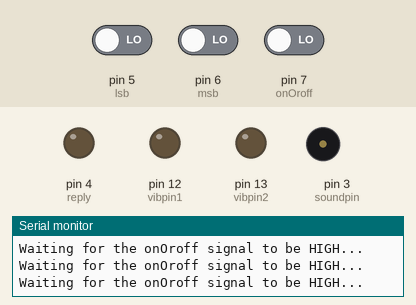
The sketch below on a simulated Arduino Uno, built with avr-gcc and run on an emulated ATmega328P. Shown: output pins drawn as LEDs (lit = HIGH), buzzer (waves = sounding), the last lines printed to the serial monitor. Inputs (shaded band) come from the test bench; at power-on: pin 7 (onOroff) LOW, pin 5 (lsb) LOW, pin 6 (msb) LOW.

Above: at 1.2 s.
1.3 s: pin 7 (onOroff) driven HIGH
At 2.44 s:
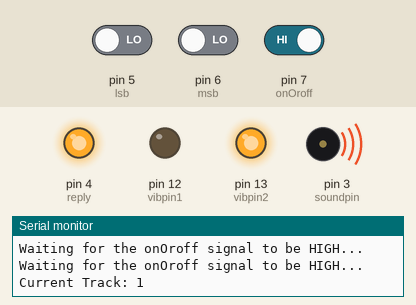
4.3 s: pin 5 (lsb) driven HIGH
At 6.7 s:
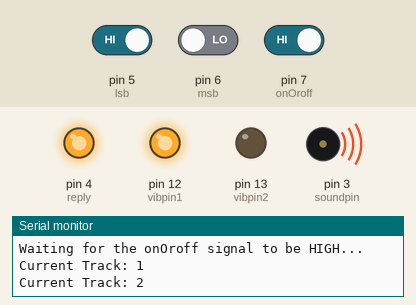
7.3 s: pin 5 (lsb) driven LOW
At 8.2 s:
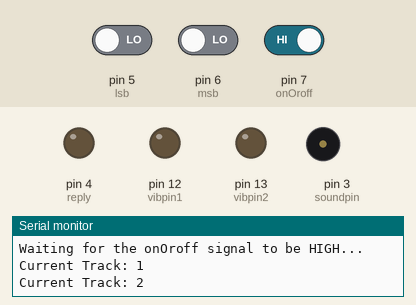
10.3 s: pin 6 (msb) driven HIGH
At 11.8 s:
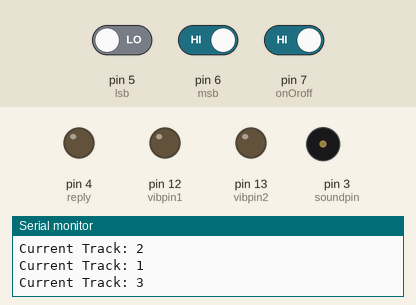
13.3 s: pin 6 (msb) driven LOW
16.3 s: pin 7 (onOroff) driven LOW
At 17.5 s:
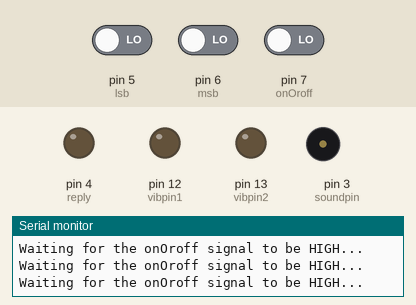
Timing chart, 0 to 18.8 s (numbered marks = the images above; inputs shaded):
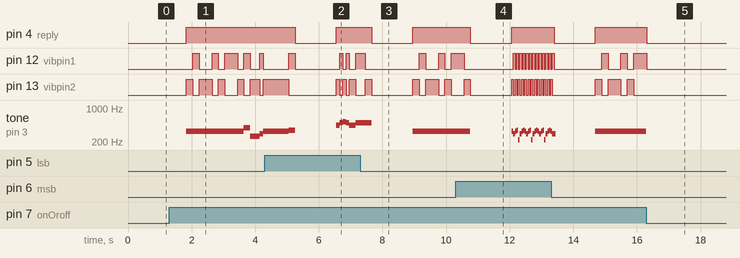

The sketch:

slave_interrupt.ino
```cpp
#define  C0 16.35
#define Db0 17.32
#define D0  18.35
#define Eb0 19.45
#define E0  20.60
#define F0  21.83
#define Gb0 23.12
#define G0  24.50
#define Ab0 25.96
#define LA0 27.50
#define Bb0 29.14
#define B0  30.87
#define C1  32.70
#define Db1 34.65
#define D1  36.71
#define Eb1 38.89
#define E1  41.20
#define F1  43.65
#define Gb1 46.25
#define G1  49.00
#define Ab1 51.91
#define LA1 55.00
#define Bb1 58.27
#define B1  61.74
#define C2  65.41
#define Db2 69.30
#define D2  73.42
#define Eb2 77.78
#define E2  82.41
#define F2  87.31
#define Gb2 92.50
#define G2  98.00
#define Ab2 103.83
#define LA2 110.00
#define Bb2 116.54
#define B2  123.47
#define C3  130.81
#define Db3 138.59
#define D3  146.83
#define Eb3 155.56
#define E3  164.81
#define F3  174.61
#define Gb3 185.00
#define G3  196.00
#define Ab3 207.65
#define LA3 220.00
#define Bb3 233.08
#define B3  246.94
#define C4  261.63
#define Db4 277.18
#define D4  293.66
#define Eb4 311.13
#define E4  329.63
#define F4  349.23
#define Gb4 369.99
#define G4  392.00
#define Ab4 415.30
#define LA4 440.00
#define Bb4 466.16
#define B4  493.88
#define C5  523.25
#define Db5 554.37
#define D5  587.33
#define Eb5 622.25
#define E5  659.26
#define F5  698.46
#define Gb5 739.99
#define G5  783.99
#define Ab5 830.61
#define LA5 880.00
#define Bb5 932.33
#define B5  987.77
#define C6  1046.50
#define Db6 1108.73
#define D6  1174.66
#define Eb6 1244.51
#define E6  1318.51
#define F6  1396.91
#define Gb6 1479.98
#define G6  1567.98
#define Ab6 1661.22
#define LA6 1760.00
#define Bb6 1864.66
#define B6  1975.53
#define C7  2093.00
#define Db7 2217.46
#define D7  2349.32
#define Eb7 2489.02
#define E7  2637.02
#define F7  2793.83
#define Gb7 2959.96
#define G7  3135.96
#define Ab7 3322.44
#define LA7 3520.01
#define Bb7 3729.31
#define B7  3951.07
#define C8  4186.01
#define Db8 4434.92
#define D8  4698.64
#define Eb8 4978.03

#define BPM 300
#define H 2*Q //half 2/4
#define Q 60000/BPM //quarter 1/4
#define E Q/2   //eighth 1/8
#define S Q/4 // sixteenth 1/16
#define W 4*Q // whole 4/4

// Define music tracks
int notes1[] = {E4, E4, E4, E4, E4, E4,
                E4, G4, C4, D4, E4,
                F4, F4, F4, F4, F4,
                E4, E4, E4,
                E4, D4, D4, E4, D4, G4,
                E4, E4, E4, E4, E4, E4,
                E4, G4, C4, D4, E4,
                F4, F4, F4, F4,
                F4, E4, E4, E4, E4,
                G4, G4, F4, D4, C4
               };

int beats1[] = {Q, Q, H, Q, Q, H,
                Q, Q, Q + E, E, W,
                Q, Q, Q + E, E, Q,
                Q, Q, Q,
                Q, Q, Q, Q, H, H,
                Q, Q, H, Q, Q, H,
                Q, Q, Q + E, E, W,
                Q, Q, Q, Q,
                Q, Q, Q, E, E,
                Q, Q, Q, Q, W
               };

int notes2[] = {LA4, B4, C5, B4, LA4,
                B4, B4, G4,
                LA4, B4, C5, B4, LA4,
                Eb5, D5, C5,
                LA4, B4, C5, B4, LA4,
                B4, B4, D5,
                LA4, B4, C5, B4, LA4, LA4,
                B4, Db5, D5, C5, B4,
                Db5, Db5, LA4,
                B4, Db5, D5, C5, B4,
                F5, E5, D5,
                B4, Db5, D5, C5, B4,
                Db5, Db5, E5,
                B4, Db5, D5, C5, B4,
                B4, B4
               };

int beats2[] = {E, E, E, E, Q,
                Q + E, Q, Q + E,
                E, E, E, E, Q,
                Q + E, Q, Q + E,
                E, E, E, E, Q,
                Q + E, Q, Q + E,
                E, E, E, E, Q, W,
                E, E, E, E, Q,
                Q + E, Q, Q + E,
                E, E, E, E, Q,
                Q + E, Q, Q + E,
                E, E, E, E, Q,
                Q + E, Q, Q + E,
                E, E, E, E, Q,
                W, W
               };

int notes3[] = {E4, D4, E4, F4,
                LA3, D4, E4, F4,
                E4, D4, E4, F4,
                LA3, D4, E4, F4,
                E4, D4, E4, F4,
                LA3, D4, E4, F4,
                E4, D4, E4, F4,
                LA3, D4, E4, F4,
                LA4, G4, LA4, Bb4,
                D4, G4, LA4, B4,
                LA4, G4, LA4, B4,
                D4, G4, LA4, B4,
                LA4, G4, LA4, Bb4,
                D4, G4, LA4, B4,
                LA4, G4, LA4, B4,
                D4, G4, LA4, B4
               };

int beats3[] = {S, S, S, S,
                S, S, S, S,
                S, S, S, S,
                S, S, S, S,
                S, S, S, S,
                S, S, S, S,
                S, S, S, S,
                S, S, S, S,
                S, S, S, S,
                S, S, S, S,
                S, S, S, S,
                S, S, S, S,
                S, S, S, S,
                S, S, S, S,
                S, S, S, S,
                S, S, S, S,
                S, S, S, S
               };

int notes4[] = {E3, D3, C3, D3,
                E3, E3, E3,
                D3, D3, D3,
                E3, E3, E3,
                E3, D3, C3, D3,
                E3, E3, E3,
                D3, D3, E3, D3, C3
               };

int beats4[] = {E + S, S, E, E,
                E, E, Q,
                E, E, Q,
                E, E, Q,
                E + S, S, E, E,
                E, E, Q,
                E, E, S + E, S, H
               };

int g1;
int len1;

int g2;
int len2;

int g3;
int len3;

int g4;
int len4;

int track = 1;

// Pin definition
int soundpin = 3;
int vibpin1 = 12;
int vibpin2 = 13;
int onOroff = 7;
int msb = 6;
int lsb = 5;
int reply = 4;

void detect_track() {
    if (digitalRead(msb) == LOW && digitalRead(lsb) == LOW) {
      track = 1;
    } else if (digitalRead(msb) == LOW && digitalRead(lsb) == HIGH) {
      track = 2;
    } else if (digitalRead(msb) == HIGH && digitalRead(lsb) == LOW) {
      track = 3;
    } else if (digitalRead(msb) == HIGH && digitalRead(lsb) == HIGH) {
      track = 4;
    }
}

void setup() {
  Serial.begin(9600);

  g1 = sizeof(beats1);
  len1 = g1 / 4;
  g2 = sizeof(beats2);
  len2 = g2 / 4;
  g3 = sizeof(beats3);
  len3 = g3 / 4;
  g4 = sizeof(beats4);
  len4 = g4 / 4;

  pinMode(soundpin, OUTPUT);

  pinMode(vibpin1, OUTPUT);
  pinMode(vibpin2, OUTPUT);

  pinMode(reply, OUTPUT);

  pinMode(onOroff, INPUT);
  pinMode(msb, INPUT);
  pinMode(lsb, INPUT);
}

void loop() {
  int current_track = 0;

  while (digitalRead(onOroff) == LOW) {
    Serial.println("Waiting for the onOroff signal to be HIGH...");
  }

  //if (digitalRead(onOroff) == HIGH) {

    detect_track();
    current_track = track;
    Serial.print("Current Track: ");
    Serial.println(track, DEC);

    delay(500);
    digitalWrite(reply, HIGH);

    int i = 0;
    if (track == 1) {
      while (i < len1 && digitalRead(onOroff) == HIGH && current_track == track) {
        detect_track();
        tone(soundpin, notes1[i], beats1[i]);
        if(i%2 == 0){
          digitalWrite(vibpin2, HIGH);
        } else {
          digitalWrite(vibpin1, HIGH);
        }
        delay(1 + beats1[i]);
        digitalWrite(vibpin1,LOW);
        digitalWrite(vibpin2,LOW);
        i = i + 1;
      }
    } else if (track == 2) {
      while (i < len2 && digitalRead(onOroff) == HIGH && current_track == track) {
        detect_track();
        tone(soundpin, notes2[i], beats2[i]);
        if(i%2 == 0){
          digitalWrite(vibpin2, HIGH);
        } else {
          digitalWrite(vibpin1, HIGH);
        }
        delay(1 + beats2[i]);
        digitalWrite(vibpin1,LOW);
        digitalWrite(vibpin2,LOW);
        i = i + 1;
      }
    } else if (track == 3) {
      while (i < len3 && digitalRead(onOroff) == HIGH && current_track == track) {
        detect_track();
        tone(soundpin, notes3[i], beats3[i]*2);
        if(i%2 == 0){
          digitalWrite(vibpin2, HIGH);
        } else {
          digitalWrite(vibpin1, HIGH);
        }
        delay(1 + beats3[i]);
        digitalWrite(vibpin1,LOW);
        digitalWrite(vibpin2,LOW);
        i = i + 1;
      }
    } else if (track == 4) {
      while (i < len4 && digitalRead(onOroff) == HIGH && current_track == track) {
        detect_track();
        tone(soundpin, notes4[i], beats4[i]*2);
        if(i%2 == 0){
          digitalWrite(vibpin2, HIGH);
        } else {
          digitalWrite(vibpin1, HIGH);
        }
        delay(1 + beats4[i]);
        digitalWrite(vibpin1,LOW);
        digitalWrite(vibpin2,LOW);
        i = i + 1;
      }
    }

    track = 0;
    digitalWrite(reply, LOW);

    delay(2 * H);

  //}
}
```

Measured:
- after the input at 1.3 s, pin 4 (reply): LOW → HIGH after 0.54 s; pin 12 (vibpin1): LOW → HIGH after 0.74 s, → LOW 0.20 s later, → HIGH 0.40 s later, → LOW 0.20 s later, … (10 changes in this stretch)
- after the input at 4.3 s, pin 4 (reply): HIGH → LOW after 0.95 s, → HIGH 1.3 s later
- after the input at 7.3 s, pin 4 (reply): HIGH → LOW after 0.36 s, → HIGH 1.3 s later
- after the input at 10.3 s, pin 4 (reply): HIGH → LOW after 0.47 s, → HIGH 1.3 s later
- after the input at 16.3 s, pin 4 (reply): HIGH → LOW at once; pin 12 (vibpin1): goes on until 16.3 s, then stays LOW; pin 13 (vibpin2): stops changing and stays LOW; tone on pin 3 (soundpin): stops changing and stays silent
